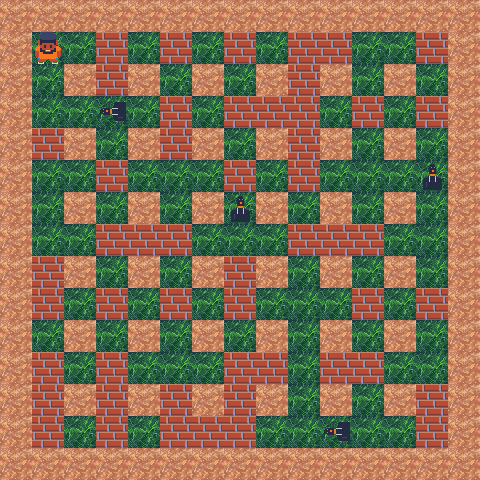

The image is a tile-based game level rendered from a .tmx file. Its description and complete source (layers, tilesets, objects, tile grids) follow:
An orthogonal 15x15 tile map with 32x32 px tiles, 6 tile layers (Ground, Walls, Bricks, Players, ...), 1 hidden layer not drawn.

<map version="1.10" tiledversion="1.10.2" orientation="orthogonal" renderorder="right-down" width="15" height="15" tilewidth="32" tileheight="32" infinite="0" nextlayerid="12" nextobjectid="1">
 <tileset firstgid="1" name="main" tilewidth="32" tileheight="32" tilecount="504" columns="14">
  <image source="../sprites1.png" width="448" height="1152" />
 </tileset>
 <layer id="1" name="Ground" width="15" height="15">
  <data encoding="csv">
367,367,367,367,367,367,367,367,367,367,367,367,367,367,367,
367,367,367,367,367,367,367,367,367,367,367,367,367,367,367,
367,367,367,367,367,367,367,367,367,367,367,367,367,367,367,
367,367,367,367,367,367,367,367,367,367,367,367,367,367,367,
367,367,367,367,367,367,367,367,367,367,367,367,367,367,367,
367,367,367,367,367,367,367,367,367,367,367,367,367,367,367,
367,367,367,367,367,367,367,367,367,367,367,367,367,367,367,
367,367,367,367,367,367,367,367,367,367,367,367,367,367,367,
367,367,367,367,367,367,367,367,367,367,367,367,367,367,367,
367,367,367,367,367,367,367,367,367,367,367,367,367,367,367,
367,367,367,367,367,367,367,367,367,367,367,367,367,367,367,
367,367,367,367,367,367,367,367,367,367,367,367,367,367,367,
367,367,367,367,367,367,367,367,367,367,367,367,367,367,367,
367,367,367,367,367,367,367,367,367,367,367,367,367,367,367,
367,367,367,367,367,367,367,367,367,367,367,367,367,367,367
</data>
 </layer>
 <layer id="5" name="Walls" width="15" height="15">
  <data encoding="csv">
369,369,369,369,369,369,369,369,369,369,369,369,369,369,369,
369,0,0,0,0,0,0,0,0,0,0,0,0,0,369,
369,0,369,0,369,0,369,0,369,0,369,0,369,0,369,
369,0,0,0,0,0,0,0,0,0,0,0,0,0,369,
369,0,369,0,369,0,369,0,369,0,369,0,369,0,369,
369,0,0,0,0,0,0,0,0,0,0,0,0,0,369,
369,0,369,0,369,0,369,0,369,0,369,0,369,0,369,
369,0,0,0,0,0,0,0,0,0,0,0,0,0,369,
369,0,369,0,369,0,369,0,369,0,369,0,369,0,369,
369,0,0,0,0,0,0,0,0,0,0,0,0,0,369,
369,0,369,0,369,0,369,0,369,0,369,0,369,0,369,
369,0,0,0,0,0,0,0,0,0,0,0,0,0,369,
369,0,369,0,369,0,369,0,369,0,369,0,369,0,369,
369,0,0,0,0,0,0,0,0,0,0,0,0,0,369,
369,369,369,369,369,369,369,369,369,369,369,369,369,369,369
</data>
 </layer>
 <layer id="10" name="Bricks" width="15" height="15">
  <data encoding="csv">
0,0,0,0,0,0,0,0,0,0,0,0,0,0,0,
0,0,0,19,0,19,0,19,0,19,19,0,0,19,0,
0,0,0,19,0,0,0,0,0,19,0,0,0,0,0,
0,0,0,0,0,19,0,19,19,19,0,19,0,19,0,
0,19,0,0,0,19,0,0,0,19,0,0,0,0,0,
0,0,0,19,0,0,0,19,0,19,0,0,0,0,0,
0,0,0,0,0,0,0,0,0,0,0,0,0,0,0,
0,0,0,19,19,19,0,0,0,19,19,19,0,0,0,
0,19,0,0,0,0,0,19,0,0,0,0,0,0,0,
0,19,0,19,0,19,0,19,0,0,0,19,0,19,0,
0,0,0,0,0,0,0,0,0,0,0,0,0,0,0,
0,19,0,19,0,0,0,19,19,0,19,19,0,0,0,
0,19,0,19,0,19,0,19,0,0,0,0,0,19,0,
0,19,0,19,0,19,19,19,0,0,0,0,0,19,0,
0,0,0,0,0,0,0,0,0,0,0,0,0,0,0
</data>
 </layer>
 <layer id="7" name="Players" width="15" height="15">
  <data encoding="csv">
0,0,0,0,0,0,0,0,0,0,0,0,0,0,0,
0,28,0,0,0,0,0,0,0,0,0,0,0,0,0,
0,0,0,0,0,0,0,0,0,0,0,0,0,0,0,
0,0,0,0,0,0,0,0,0,0,0,0,0,0,0,
0,0,0,0,0,0,0,0,0,0,0,0,0,0,0,
0,0,0,0,0,0,0,0,0,0,0,0,0,0,0,
0,0,0,0,0,0,0,0,0,0,0,0,0,0,0,
0,0,0,0,0,0,0,0,0,0,0,0,0,0,0,
0,0,0,0,0,0,0,0,0,0,0,0,0,0,0,
0,0,0,0,0,0,0,0,0,0,0,0,0,0,0,
0,0,0,0,0,0,0,0,0,0,0,0,0,0,0,
0,0,0,0,0,0,0,0,0,0,0,0,0,0,0,
0,0,0,0,0,0,0,0,0,0,0,0,0,0,0,
0,0,0,0,0,0,0,0,0,0,0,0,0,0,0,
0,0,0,0,0,0,0,0,0,0,0,0,0,0,0
</data>
 </layer>
 <layer id="11" name="Enemies" width="15" height="15">
  <data encoding="csv">
0,0,0,0,0,0,0,0,0,0,0,0,0,0,0,
0,0,0,0,0,0,0,0,0,0,0,0,0,0,0,
0,0,0,0,0,0,0,0,0,0,0,0,0,0,0,
0,0,0,1610612762,0,0,0,0,0,0,0,0,0,0,0,
0,0,0,0,0,0,0,0,0,0,0,0,0,0,0,
0,0,0,0,0,0,0,0,0,0,0,0,0,26,0,
0,0,0,0,0,0,0,26,0,0,0,0,0,0,0,
0,0,0,0,0,0,0,0,0,0,0,0,0,0,0,
0,0,0,0,0,0,0,0,0,0,0,0,0,0,0,
0,0,0,0,0,0,0,0,0,0,0,0,0,0,0,
0,0,0,0,0,0,0,0,0,0,0,0,0,0,0,
0,0,0,0,0,0,0,0,0,0,0,0,0,0,0,
0,0,0,0,0,0,0,0,0,0,0,0,0,0,0,
0,0,0,0,0,0,0,0,0,0,1610612762,0,0,0,0,
0,0,0,0,0,0,0,0,0,0,0,0,0,0,0
</data>
 </layer>
 <layer id="9" name="Bullets" width="15" height="15" visible="0">
  <data encoding="csv">
0,0,0,0,0,0,0,0,0,0,0,0,0,0,0,
0,0,0,0,0,0,0,0,0,0,0,0,0,0,0,
0,0,0,0,0,0,0,0,0,0,0,0,0,0,0,
0,0,0,0,0,0,0,0,0,0,0,0,0,0,0,
0,0,0,0,0,0,0,0,0,0,0,0,0,0,0,
0,0,0,0,0,0,0,0,0,0,0,0,0,0,0,
0,0,0,0,0,0,0,0,0,0,0,0,0,0,0,
0,0,0,0,0,0,0,0,0,0,0,0,0,0,0,
0,0,0,0,0,0,0,0,0,0,0,0,0,0,0,
0,0,0,0,0,0,0,0,0,0,0,0,0,0,0,
0,0,0,0,0,0,0,0,0,0,0,0,0,0,0,
0,0,0,0,0,0,0,0,0,0,0,0,0,0,0,
0,0,0,0,0,0,0,0,0,0,0,0,0,0,0,
0,0,0,0,0,0,0,0,0,0,0,0,0,0,0,
0,0,0,0,0,0,0,0,0,0,0,0,0,0,0
</data>
 </layer>
 <layer id="8" name="Explosions" width="15" height="15">
  <data encoding="csv">
0,0,0,0,0,0,0,0,0,0,0,0,0,0,0,
0,0,0,0,0,0,0,0,0,0,0,0,0,0,0,
0,0,0,0,0,0,0,0,0,0,0,0,0,0,0,
0,0,0,0,0,0,0,0,0,0,0,0,0,0,0,
0,0,0,0,0,0,0,0,0,0,0,0,0,0,0,
0,0,0,0,0,0,0,0,0,0,0,0,0,0,0,
0,0,0,0,0,0,0,0,0,0,0,0,0,0,0,
0,0,0,0,0,0,0,0,0,0,0,0,0,0,0,
0,0,0,0,0,0,0,0,0,0,0,0,0,0,0,
0,0,0,0,0,0,0,0,0,0,0,0,0,0,0,
0,0,0,0,0,0,0,0,0,0,0,0,0,0,0,
0,0,0,0,0,0,0,0,0,0,0,0,0,0,0,
0,0,0,0,0,0,0,0,0,0,0,0,0,0,0,
0,0,0,0,0,0,0,0,0,0,0,0,0,0,0,
0,0,0,0,0,0,0,0,0,0,0,0,0,0,0
</data>
 </layer>
</map>
